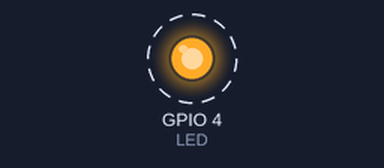
This program was run on a simulated ESP8266 (NodeMCU). On the bench: output pins drawn as LEDs (lit = HIGH). Dashed ring = blinking. WiFi joins after 1.5 s; servers stay silent unless stated; what the program prints to the serial monitor is not drawn.

Above: at 1.71 s.
Timing chart, 0 to 4.6 s (numbered marks = the images above):
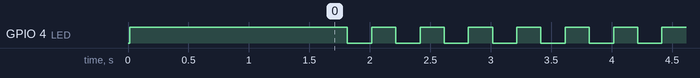

Measured:
- by itself, GPIO 4 (LED): alternates HIGH for 0.20 s and LOW for 0.20 s

The program:

main.cpp
```cpp
#include <Arduino.h>
#include <Adafruit_AMG88xx.h>
#include <ArduinoJson.h>

#include "wifi.h"
#include "tcp.h"

const unsigned long INTERVAL_MS = 100;
const unsigned long IDLE_TIMEOUT_MS = 300000;
const unsigned long BLINK_INTERVAL_MS = 200;
const float VOLTAGE_SCALE = (127. / 27.) / 1024.; // 27 + 100 kOhm voltage divider
const float MIN_VOLTAGE = 3.7;
const float MAX_VOLTAGE = 4.2;
const uint LED = 4;


Adafruit_AMG88xx amg;
float pixels[AMG88xx_PIXEL_ARRAY_SIZE];
unsigned long last_frame_ms;
unsigned long last_client_connected_ms;

void setup() {
  Serial.begin(9600);
  Serial.println(F("Hello :)\nKitchen Thermometer\nhttps://github.com/tom-mi/kitchen-thermometer"));

  pinMode(LED, OUTPUT);
  digitalWrite(LED, HIGH);

  connect_wifi();
  setup_tcp_server();

  bool status;
  status = amg.begin();
  if (!status) {
    Serial.println(F("Could not find a valid AMG88xx sensor, check wiring!"));
    while (1);
  }
  amg.setMovingAverageMode(true);

  Serial.println();

  delay(100); // let sensor boot up

  last_client_connected_ms = millis();
}

void read_sensor_and_send_data() {
  amg.readPixels(pixels);
  float(*pixels_2d)[8][8] = reinterpret_cast<float(*)[8][8]>(pixels);

  DynamicJsonBuffer buffer;
  JsonObject& root = buffer.createObject();
  float voltage = analogRead(A0) / 1024. * (127. / 27.);
  double battery = (voltage - MIN_VOLTAGE) / (MAX_VOLTAGE - MIN_VOLTAGE);
  battery = min(max(battery, 0.), 1.);
  root["batteryVoltage"] = voltage;
  root["battery"] = battery;
  // The min/max values are taken from the data sheet, however values outside
  // this range have been observed.
  root["temperatureRangeMin"] = 0;
  root["temperatureRangeMax"] = 80;
  JsonArray& temperatures = root.createNestedArray("temperatures");
  temperatures.copyFrom(*pixels_2d);

  send_json_object_to_all_clients(root);
  Serial.print(".");
}

void check_if_tired() {
  unsigned int time_since_last_client_connected_ms = millis() - last_client_connected_ms;
  if (time_since_last_client_connected_ms > IDLE_TIMEOUT_MS) {
    Serial.println(F("Idle timeout. Going to deep sleep."));
    ESP.deepSleep(0);
  } else {
    if ((millis() / BLINK_INTERVAL_MS) % 2 == 0) {
      digitalWrite(LED, HIGH);
    } else {
      digitalWrite(LED, LOW);
    }
  }
}

void loop() {
  last_frame_ms = millis();
  handle_connection_requests();
  if (number_of_clients() > 0) {
    digitalWrite(LED, HIGH);
    last_client_connected_ms = millis();
    read_sensor_and_send_data();
  } else {
    check_if_tired();
  }


  unsigned long desired_delay_ms = last_frame_ms + INTERVAL_MS - millis();
  if (0 < desired_delay_ms and desired_delay_ms <= INTERVAL_MS) {
    delay(desired_delay_ms);
  }
}
```

tcp.cpp
```cpp
#include <ESP8266WiFi.h>
#include <ArduinoJson.h>

#include "tcp.h"

const int PORT = 5000;
WiFiServer tcpServer(PORT);

const int MAX_CLIENTS = 4;
WiFiClient clients[MAX_CLIENTS];


void setup_tcp_server() {
  tcpServer.begin();
}

void handle_connection_requests() {
  WiFiClient newClient = tcpServer.available();
  if (newClient) {
    Serial.print(F("New TCP connection from "));
    Serial.println(newClient.remoteIP().toString());

    for (int i = 0; i < MAX_CLIENTS; i++) {
      if (!clients[i].connected()) {
        clients[i] = newClient;
        return;
      }
    }
    Serial.println(F("Too many connections, closing connection."));
    newClient.stop();
  }
}

void send_json_object_to_all_clients(JsonObject& object) {
  for (int i = 0; i < MAX_CLIENTS; i++) {
    if (clients[i].connected()) {
      // Discard incoming data
      while(clients[i].available()) {
        clients[i].read();
      }
      object.printTo(clients[i]);
      clients[i].print('\n');
    }
  }
}

int number_of_clients() {
  int count = 0;
  for (int i=0; i < MAX_CLIENTS; i++) {
    if (clients[i].connected()) {
      count++;
    }
  }
  return count;
}
```

tcp.h
```cpp
#ifndef TCP_H
#define TCP_H
#include <Arduino.h>
#include <ArduinoJson.h>

void setup_tcp_server();
void handle_connection_requests();
void send_json_object_to_all_clients(JsonObject&);
int number_of_clients();

#endif
```

wifi.cpp
```cpp
#include <ESP8266WiFi.h>
#include <WiFiClient.h>
#include "wifi.h"

void connect_wifi() {
    WiFi.mode(WIFI_STA);
    WiFi.begin(WIFI_SSID, WIFI_PASS);
    Serial.println("");

    while (WiFi.status() != WL_CONNECTED) {
    delay(500);
      Serial.print(".");
    }
    Serial.println("");
    Serial.print("Connected to ");
    Serial.println(WIFI_SSID);
    Serial.print("IP address: ");
    Serial.println(WiFi.localIP());
  }
```

wifi.h
```cpp
#ifndef WIFI_H
#define WIFI_H

void connect_wifi();

#endif
```
